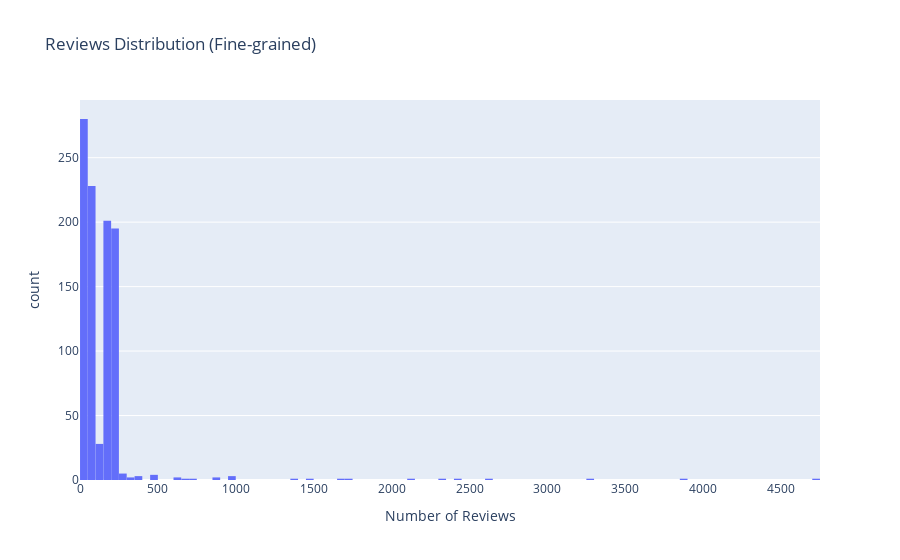

Notebook cell for this chart:
### Code cell
fig = px.histogram(
    df,
    x="reviews",
    nbins=100,  # more bins = finer histogram
    title="Reviews Distribution (Fine-grained)",
    labels={"reviews": "Number of Reviews"}
)
fig.update_layout(bargap=0.01)  # reduce gap between bars
fig.show()

### Figure 1 — Plotly figure (JSON) as saved in the notebook; plotly's stock layout.template omitted (floating-point values rounded to 4 significant figures; data arrays with more than 128 entries replaced by an {"elided": "..."} marker saying what was removed)
{"data": [{"bingroup": "x", "hovertemplate": "Number of Reviews=%{x}<br>count=%{y}<extra></extra>", "legendgroup": "", "marker": {"color": "#636efa", "pattern": {"shape": ""}}, "name": "", "nbinsx": 100, "orientation": "v", "showlegend": false, "type": "histogram", "x": {"elided": "966 int values"}, "xaxis": "x", "yaxis": "y"}], "layout": {"bargap": 0.01, "barmode": "relative", "legend": {"tracegroupgap": 0}, "title": {"text": "Reviews Distribution (Fine-grained)"}, "xaxis": {"anchor": "y", "domain": [0, 1], "title": {"text": "Number of Reviews"}}, "yaxis": {"anchor": "x", "domain": [0, 1], "title": {"text": "count"}}}}
